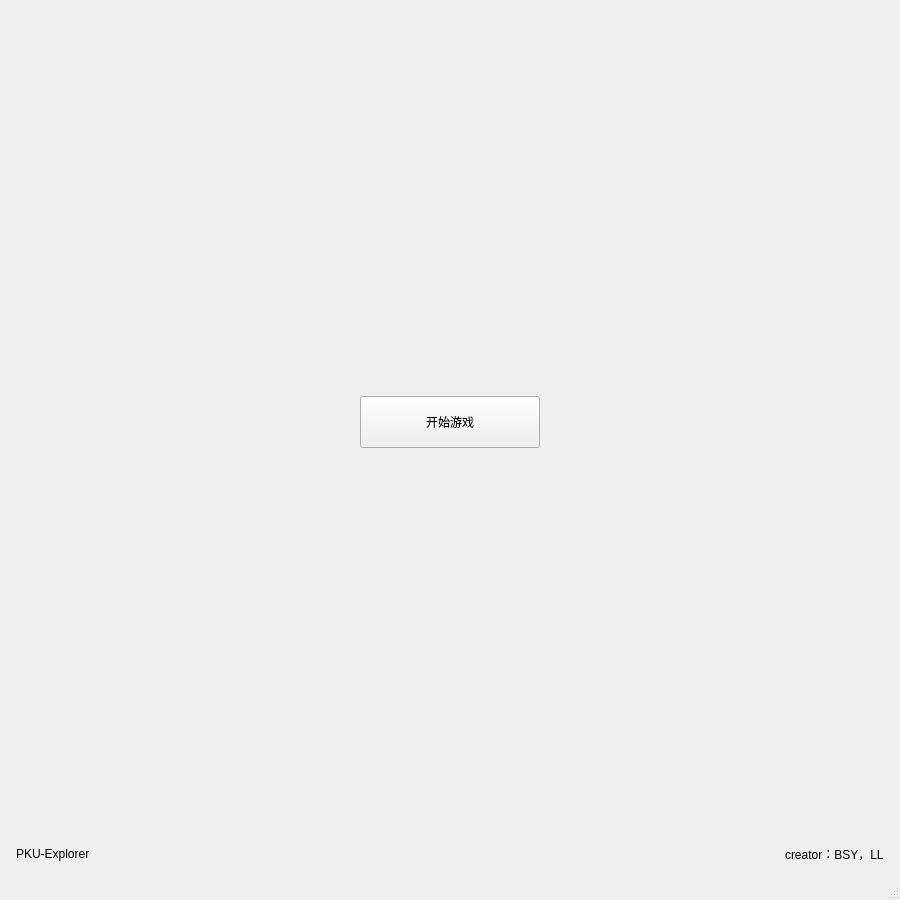
<?xml version="1.0" encoding="UTF-8"?>
<ui version="4.0">
 <class>Entry_Window</class>
 <widget class="QMainWindow" name="Entry_Window">
  <property name="geometry">
   <rect>
    <x>0</x>
    <y>0</y>
    <width>900</width>
    <height>900</height>
   </rect>
  </property>
  <property name="windowTitle">
   <string>PKU-Explorer</string>
  </property>
  <widget class="QWidget" name="centralwidget">
   <layout class="QVBoxLayout" name="verticalLayout">
    <property name="spacing">
     <number>0</number>
    </property>
    <property name="leftMargin">
     <number>0</number>
    </property>
    <property name="topMargin">
     <number>0</number>
    </property>
    <property name="rightMargin">
     <number>0</number>
    </property>
    <property name="bottomMargin">
     <number>0</number>
    </property>
    <item>
     <spacer name="verticalSpacerTop">
      <property name="orientation">
       <enum>Qt::Orientation::Vertical</enum>
      </property>
      <property name="sizeHint" stdset="0">
       <size>
        <width>20</width>
        <height>40</height>
       </size>
      </property>
     </spacer>
    </item>
    <item alignment="Qt::AlignmentFlag::AlignHCenter">
     <widget class="QPushButton" name="btnStartGame">
      <property name="minimumSize">
       <size>
        <width>180</width>
        <height>52</height>
       </size>
      </property>
      <property name="text">
       <string>开始游戏</string>
      </property>
     </widget>
    </item>
    <item>
     <spacer name="verticalSpacerBottom">
      <property name="orientation">
       <enum>Qt::Orientation::Vertical</enum>
      </property>
      <property name="sizeHint" stdset="0">
       <size>
        <width>20</width>
        <height>20</height>
       </size>
      </property>
     </spacer>
    </item>
    <item>
     <layout class="QHBoxLayout" name="bottomRowLayout">
      <property name="leftMargin">
       <number>16</number>
      </property>
      <property name="rightMargin">
       <number>16</number>
      </property>
      <property name="bottomMargin">
       <number>14</number>
      </property>
      <item>
       <widget class="QLabel" name="lblGameTitle">
        <property name="text">
         <string>PKU-Explorer</string>
        </property>
       </widget>
      </item>
      <item>
       <spacer name="horizontalSpacer">
        <property name="orientation">
         <enum>Qt::Orientation::Horizontal</enum>
        </property>
        <property name="sizeHint" stdset="0">
         <size>
          <width>40</width>
          <height>20</height>
         </size>
        </property>
       </spacer>
      </item>
      <item>
       <widget class="QLabel" name="lblCreator">
        <property name="text">
         <string>creator：BSY，LL</string>
        </property>
       </widget>
      </item>
     </layout>
    </item>
   </layout>
  </widget>
  <widget class="QMenuBar" name="menubar"/>
  <widget class="QStatusBar" name="statusbar"/>
 </widget>
 <resources/>
 <connections/>
</ui>
